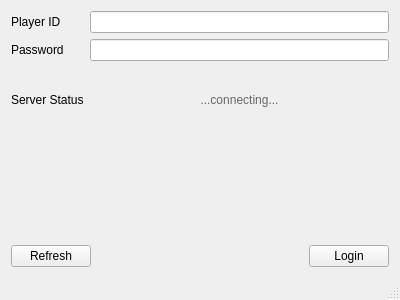
<?xml version="1.0" encoding="UTF-8"?>
<ui version="4.0">
 <class>LoginWindow</class>
 <widget class="QMainWindow" name="LoginWindow">
  <property name="geometry">
   <rect>
    <x>0</x>
    <y>0</y>
    <width>400</width>
    <height>300</height>
   </rect>
  </property>
  <property name="windowTitle">
   <string>LoginWindow</string>
  </property>
  <widget class="QWidget" name="centralWidget">
   <layout class="QGridLayout" name="gridLayout">
    <item row="0" column="0" colspan="4">
     <layout class="QFormLayout" name="formLayout">
      <property name="fieldGrowthPolicy">
       <enum>QFormLayout::AllNonFixedFieldsGrow</enum>
      </property>
      <property name="leftMargin">
       <number>0</number>
      </property>
      <item row="0" column="0">
       <widget class="QLabel" name="playerLabel">
        <property name="baseSize">
         <size>
          <width>0</width>
          <height>0</height>
         </size>
        </property>
        <property name="text">
         <string>Player ID</string>
        </property>
        <property name="scaledContents">
         <bool>false</bool>
        </property>
       </widget>
      </item>
      <item row="0" column="1">
       <widget class="QLineEdit" name="playerLineEdit">
        <property name="enabled">
         <bool>true</bool>
        </property>
        <property name="minimumSize">
         <size>
          <width>150</width>
          <height>0</height>
         </size>
        </property>
        <property name="maxLength">
         <number>32</number>
        </property>
       </widget>
      </item>
      <item row="1" column="0">
       <widget class="QLabel" name="passwordLabel">
        <property name="text">
         <string>Password</string>
        </property>
       </widget>
      </item>
      <item row="1" column="1">
       <widget class="QLineEdit" name="passwordLineEdit">
        <property name="maxLength">
         <number>32</number>
        </property>
        <property name="echoMode">
         <enum>QLineEdit::Password</enum>
        </property>
       </widget>
      </item>
      <item row="3" column="0">
       <widget class="QLabel" name="serverStatusLabel">
        <property name="text">
         <string>Server Status</string>
        </property>
       </widget>
      </item>
      <item row="2" column="0">
       <spacer name="horizontalSpacer_2">
        <property name="orientation">
         <enum>Qt::Horizontal</enum>
        </property>
        <property name="sizeHint" stdset="0">
         <size>
          <width>40</width>
          <height>20</height>
         </size>
        </property>
       </spacer>
      </item>
      <item row="3" column="1">
       <widget class="QLabel" name="serverStatusResultLabel">
        <property name="text">
         <string>&lt;span style=&quot;color:#666;&quot;&gt;...connecting...&lt;/span&gt;</string>
        </property>
        <property name="alignment">
         <set>Qt::AlignCenter</set>
        </property>
       </widget>
      </item>
     </layout>
    </item>
    <item row="1" column="3">
     <widget class="QPushButton" name="loginButton">
      <property name="text">
       <string>Login</string>
      </property>
      <property name="default">
       <bool>false</bool>
      </property>
      <property name="flat">
       <bool>false</bool>
      </property>
     </widget>
    </item>
    <item row="1" column="2">
     <spacer name="horizontalSpacer">
      <property name="orientation">
       <enum>Qt::Horizontal</enum>
      </property>
      <property name="sizeType">
       <enum>QSizePolicy::Expanding</enum>
      </property>
      <property name="sizeHint" stdset="0">
       <size>
        <width>40</width>
        <height>20</height>
       </size>
      </property>
     </spacer>
    </item>
    <item row="1" column="0">
     <widget class="QPushButton" name="refreshButton">
      <property name="text">
       <string>Refresh</string>
      </property>
     </widget>
    </item>
   </layout>
  </widget>
  <widget class="QMenuBar" name="menuBar">
   <property name="geometry">
    <rect>
     <x>0</x>
     <y>0</y>
     <width>400</width>
     <height>25</height>
    </rect>
   </property>
  </widget>
  <widget class="QStatusBar" name="statusBar"/>
 </widget>
 <layoutdefault spacing="6" margin="11"/>
 <resources/>
 <connections/>
</ui>
